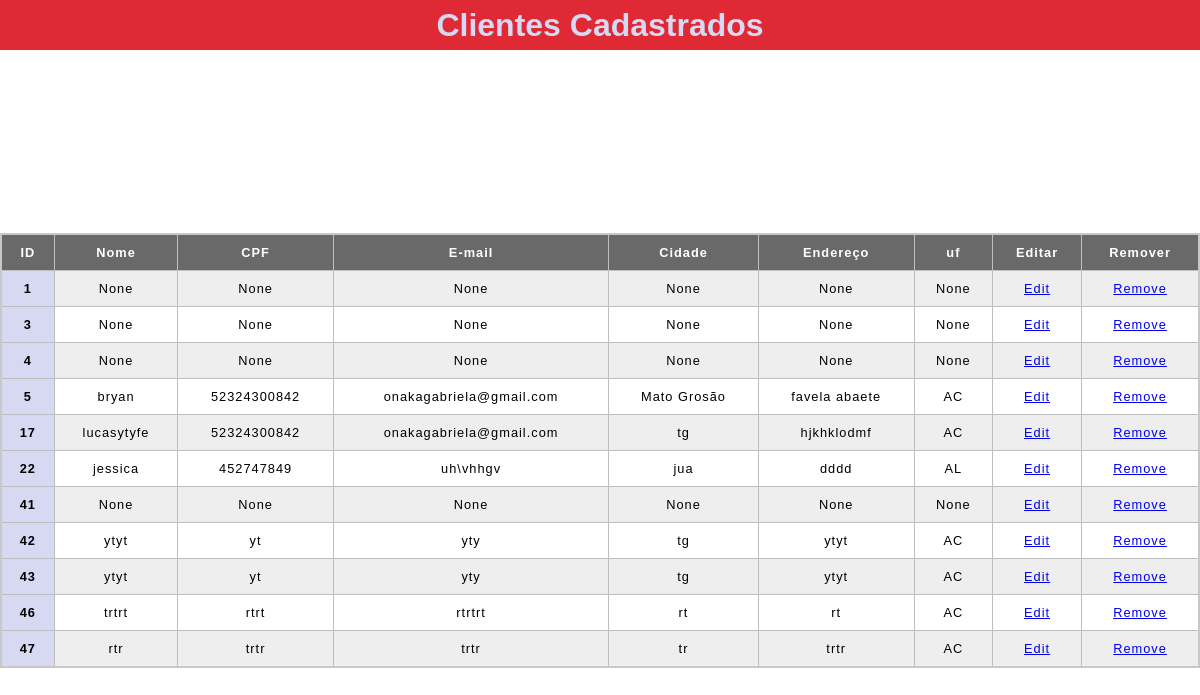
The page /loja/cadastro/ on the database its author committed.
### LojaInstituto/models.py (models this page shows, shortened)
class Pessoa(models.Model):
    objects = None
    nome = models.CharField(max_length=60, null=True)
    cpf = models.CharField(max_length=11, null=True)
    email = models.CharField(max_length=60, null=True)
    endereco = models.CharField(max_length=80, null=True)
    cidade = models.CharField(max_length=60,null=True)
    uf = models.CharField(max_length=2,null=True)

### LojaInstituto/views.py (the view)
# urls.py: path('cadastro/', views.cadastro, name='cadastro'),
def cadastro(request):
    cadastro_todos = Pessoa.objects.all()
    return render(request, 'cadastro.html', {'cadastro_todos': cadastro_todos})

### LojaInstituto/Templates/cadastro.html (shortened to what this page needs)
<!DOCTYPE html>
<html lang="en">
<head>
</head>
<body>
    <div class="title">
        <h1>Clientes Cadastrados</h1>
    </div>
    <div class="container">
        <table>
            <tr>
                <th scope="col">ID</th>
                <th scope="col">Nome</th>
                <th scope="col">CPF</th>
                <th scope="col">E-mail</th>
                <th scope="col">Cidade</th>
                <th scope="col">Endereço</th>
                <th scope="col">uf</th>
                <th scope="col">Editar</th>
                <th scope="col">Remover</th>
            </tr>
            {% for cadastro_todos in cadastro_todos %}
            <tr>
                <th scope="row">{{cadastro_todos.id}}</th>
                <td>{{cadastro_todos.nome}}</td>
                <td>{{cadastro_todos.cpf}}</td>
                <td>{{cadastro_todos.email}}</td>
                <td>{{cadastro_todos.cidade}}</td>
                <td>{{cadastro_todos.endereco}}</td>
                <td>{{cadastro_todos.uf}}</td>
                <td><a href="http://127.0.0.1:8000/loja/editar/{{cadastro_todos.id}}">Edit</a></td>
                <td><a href="http://127.0.0.1:8000/loja/remover/{{cadastro_todos.id}}">Remove</a></td>
            </tr>
            {% endfor %}
        </table>
    </div>
</body>
</html>

### LojaInstituto/Templates/cadastro.html (style rules this page uses)
* { padding: 0; margin: 0; font-family: 'Poppins', sans-serif; }
td, th { border: 1px solid rgb(190, 190, 190); padding: 10px; }
td { text-align: center; }
tr:nth-child(even) { background-color: #eee; }
th[scope='col'] { background-color: #696969; color: #fff; }
th[scope='row'] { background-color: #d7d9f2; }
table { border-collapse: collapse; border: 2px solid rgb(200, 200, 200); letter-spacing: 1px; font-family: sans-serif; font-size: 0.8rem; width: 100%; height: 300px; }
.container { width: 100%; height: 800px; display: flex; justify-content: center; align-items: center; }
.title { width: 100%; height: 50px; display: flex; justify-content: center; align-items: center; color: #d7d9f2; background-color: #df2935; }

### rows shown on the page
Pessoa: id "1", nome "None", cpf "None", email "None", cidade "None", endereco "None", uf "None"
Pessoa: id "3", nome "None", cpf "None", email "None", cidade "None", endereco "None", uf "None"
Pessoa: id "4", nome "None", cpf "None", email "None", cidade "None", endereco "None", uf "None"
Pessoa: id "5", nome "bryan", cpf "52324300842", email "onakagabriela@gmail.com", cidade "Mato Grosão", endereco "favela abaete", uf "AC"
Pessoa: id "17", nome "lucasytyfe", cpf "52324300842", email "onakagabriela@gmail.com", cidade "tg", endereco "hjkhklodmf", uf "AC"
Pessoa: id "22", nome "jessica", cpf "452747849", email "uh\\vhhgv", cidade "jua", endereco "dddd", uf "AL"
Pessoa: id "41", nome "None", cpf "None", email "None", cidade "None", endereco "None", uf "None"
Pessoa: id "42", nome "ytyt", cpf "yt", email "yty", cidade "tg", endereco "ytyt", uf "AC"
Pessoa: id "43", nome "ytyt", cpf "yt", email "yty", cidade "tg", endereco "ytyt", uf "AC"
Pessoa: id "46", nome "trtrt", cpf "rtrt", email "rtrtrt", cidade "rt", endereco "rt", uf "AC"
Pessoa: id "47", nome "rtr", cpf "trtr", email "trtr", cidade "tr", endereco "trtr", uf "AC"
